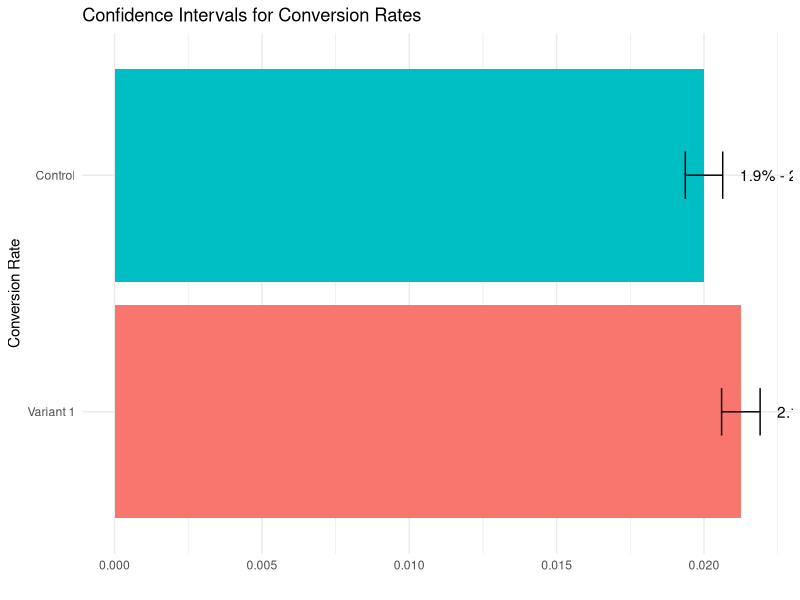
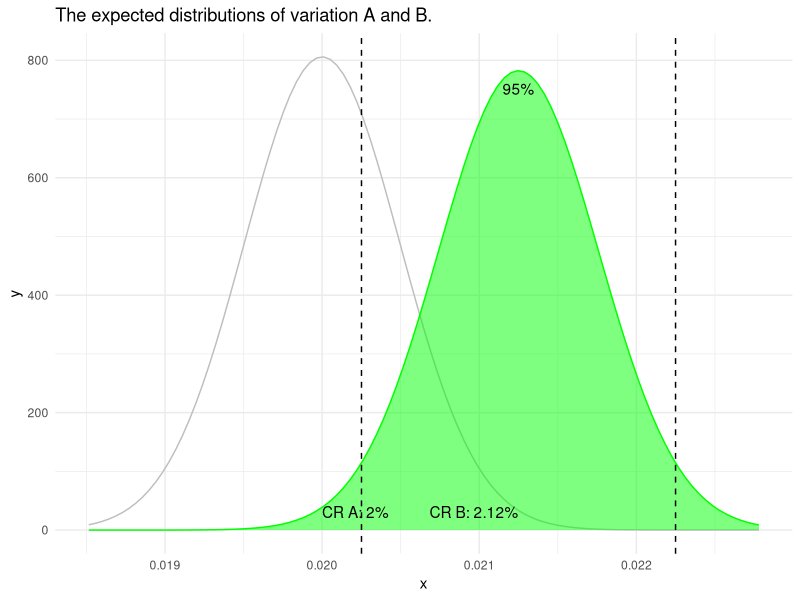

Source code (R) for these figures, in order:
### Calculate Statistical Significance and Confidence Intervals Below ###

# Load necessary libraries
library(ggplot2)
library(dplyr)

# Define the data
visitors_A <- 80000
conversions_A <- 1600
Confidence_Level <- 0.90
rate_A <- conversions_A / visitors_A

visitors_B <- 80000
conversions_B <- 1700
rate_B <- conversions_B / visitors_B

# Pooled conversion rate
overall_rate <- (conversions_A + conversions_B) / (visitors_A + visitors_B)

# Z-Score for p-value calculation
z_score <- (rate_B - rate_A) / sqrt(overall_rate * (1 - overall_rate) * (1/visitors_A + 1/visitors_B))

# P-Value for a one-sided test
p_value <- pnorm(z_score, lower.tail = FALSE)

# Z-Score for 90% Confidence Level (One-Sided)
z_score_CL <- qnorm(Confidence_Level)

# Confidence Interval for Variation A
se_A <- sqrt(rate_A * (1 - rate_A) / visitors_A)
ci_lower_A <- rate_A - z_score_CL * se_A
ci_upper_A <- rate_A + z_score_CL * se_A

# Confidence Interval for Variation B
se_B <- sqrt(rate_B * (1 - rate_B) / visitors_B)
ci_lower_B <- rate_B - z_score_CL * se_B
ci_upper_B <- rate_B + z_score_CL * se_B

# Print the results
cat("P-Value: ", p_value, "\n")
cat("90% Confidence Interval for Variation A: [", ci_lower_A, ", ", ci_upper_A, "]\n")
cat("90% Confidence Interval for Variation B: [", ci_lower_B, ", ", ci_upper_B, "]\n")






### Creating CI Graph###

# Define labels and errors for the confidence intervals
labels <- c('Control', 'Variant 1')
conversion_rates <- c(rate_A, rate_B)
ci_lower_bounds <- c(ci_lower_A, ci_lower_B)
ci_upper_bounds <- c(ci_upper_A, ci_upper_B)
errors <- c(ci_upper_A - rate_A, ci_upper_B - rate_B)

# Create a data frame for plotting
data <- data.frame(
  Variation = factor(labels, levels = rev(labels)),
  ConversionRate = conversion_rates,
  CIError = errors,
  Lower = ci_lower_bounds,
  Upper = ci_upper_bounds
)

# Create the horizontal bar plot with confidence intervals
p <- ggplot(data, aes(x = Variation, y = ConversionRate)) +
  geom_bar(stat = "identity", aes(fill = Variation), position = position_dodge()) +
  geom_errorbar(aes(ymin = ConversionRate - CIError, ymax = ConversionRate + CIError), width = 0.2) +
  coord_flip() +  # Flip the coordinates to make the bars horizontal
  xlab("Conversion Rate") +
  ylab("") +
  ggtitle("Confidence Intervals for Conversion Rates") +
  theme_minimal() +
  theme(legend.position = "none") # Remove legend

# Adding the confidence intervals as text on the bars
p <- p + geom_text(aes(x = Variation, y = ConversionRate + CIError,
                       label = paste(sprintf('%.1f%%', Lower * 100), '-', sprintf('%.1f%%', Upper * 100))),
                   position = position_dodge(0.9), hjust = -0.2)

# Print the plot
print(p)





# Assuming normal distributions for both variations, we define the means and standard deviations
# Here we use the conversion rates and the standard error as a proxy for standard deviation
mean_A <- rate_A
sd_A <- sqrt(rate_A * (1 - rate_A) / visitors_A)
mean_B <- rate_B
sd_B <- sqrt(rate_B * (1 - rate_B) / visitors_B)

# Define the range for the x-axis
x_range <- seq(min(mean_A - 3 * sd_A, mean_B - 3 * sd_B), max(mean_A + 3 * sd_A, mean_B + 3 * sd_B), length.out = 1000)

# Create the plot
p <- ggplot(data.frame(x = x_range), aes(x)) +
  stat_function(fun = dnorm, args = list(mean = mean_A, sd = sd_A), colour = "grey") +
  stat_function(fun = dnorm, args = list(mean = mean_B, sd = sd_B), geom = "area", fill = "green", alpha = 0.5) +
  stat_function(fun = dnorm, args = list(mean = mean_B, sd = sd_B), colour = "green") +
  annotate("text", x = mean_A, y = 0, label = paste0("CR A: ", round(mean_A * 100, 2), "%"), vjust = -1, hjust = 0) +
  annotate("text", x = mean_B, y = 0, label = paste0("CR B: ", round(mean_B * 100, 2), "%"), vjust = -1, hjust = 1) +
  geom_vline(xintercept = mean_B - qnorm(0.975) * sd_B, linetype = "dashed") +
  geom_vline(xintercept = mean_B + qnorm(0.975) * sd_B, linetype = "dashed") +
  annotate("text", x = mean_B, y = dnorm(mean_B, mean_B, sd_B), label = "95%", vjust = 2) +
  labs(title = "The expected distributions of variation A and B.") +
  theme_minimal()

# Print the plot
print(p)
